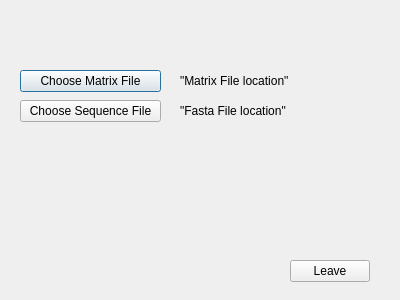
<?xml version="1.0" encoding="UTF-8"?>
<ui version="4.0">
 <class>Window</class>
 <widget class="QDialog" name="Window">
  <property name="geometry">
   <rect>
    <x>0</x>
    <y>0</y>
    <width>400</width>
    <height>300</height>
   </rect>
  </property>
  <property name="windowTitle">
   <string>Dialog</string>
  </property>
  <property name="toolTip">
   <string>Once you have chosen your sequence file, its location will be shown here.</string>
  </property>
  <widget class="QPushButton" name="chooseMatrix">
   <property name="geometry">
    <rect>
     <x>20</x>
     <y>70</y>
     <width>141</width>
     <height>22</height>
    </rect>
   </property>
   <property name="text">
    <string>Choose Matrix File</string>
   </property>
  </widget>
  <widget class="QPushButton" name="chooseFasta">
   <property name="geometry">
    <rect>
     <x>20</x>
     <y>100</y>
     <width>141</width>
     <height>22</height>
    </rect>
   </property>
   <property name="text">
    <string>Choose Sequence File</string>
   </property>
  </widget>
  <widget class="QPushButton" name="buttonLeave">
   <property name="geometry">
    <rect>
     <x>290</x>
     <y>260</y>
     <width>80</width>
     <height>22</height>
    </rect>
   </property>
   <property name="text">
    <string>Leave</string>
   </property>
  </widget>
  <widget class="QLabel" name="showFastaLocation">
   <property name="geometry">
    <rect>
     <x>180</x>
     <y>100</y>
     <width>131</width>
     <height>21</height>
    </rect>
   </property>
   <property name="text">
    <string>&quot;Fasta File location&quot;</string>
   </property>
  </widget>
  <widget class="QLabel" name="showMatrixLocation">
   <property name="geometry">
    <rect>
     <x>180</x>
     <y>70</y>
     <width>131</width>
     <height>21</height>
    </rect>
   </property>
   <property name="text">
    <string>&quot;Matrix File location&quot;</string>
   </property>
  </widget>
 </widget>
 <resources/>
 <connections/>
</ui>
